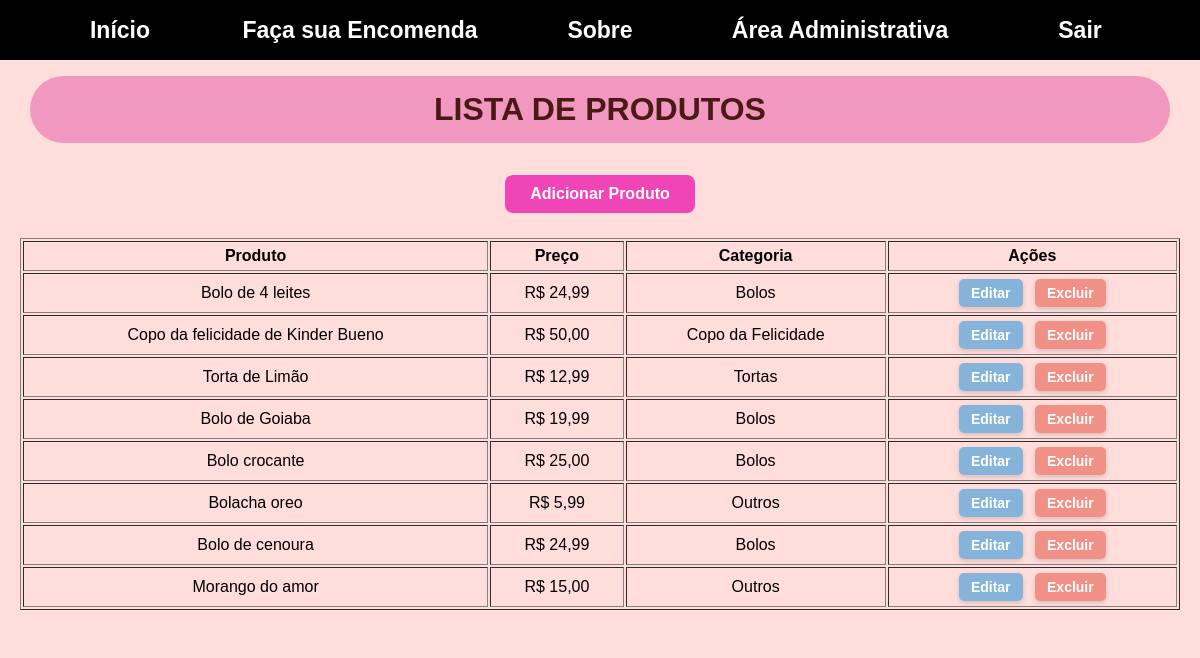
The page /crud/listar_produtos.php (signed in) on the database its author committed.
### tables this page shows
CREATE TABLE `produtos` (
  `id` int(11) NOT NULL,
  `nome` varchar(100) NOT NULL,
  `preco` decimal(10,2) NOT NULL,
  `imagem_url` varchar(255) DEFAULT NULL,
  `descricao` text DEFAULT NULL,
  `categoria_id` int(11) DEFAULT NULL
);

CREATE TABLE `categorias` (
  `id` int(11) NOT NULL,
  `nome` varchar(100) NOT NULL
);

### php/autentica.php (called while the page is built, shortened)
<?php
include 'header.php';
include 'footer.php';
?>

### php/autentica_admin.php (called while the page is built, shortened)
<?php
include 'autentica.php';
?>

### crud/listar_produtos.php (the view)
<?php
include '../php/autentica_admin.php';
include '../php/conect.php';
include '../php/header.php';
$sql = "SELECT produtos.*, categorias.nome AS categoria
        FROM produtos
        LEFT JOIN categorias ON produtos.categoria_id = categorias.id";
$resultado = $conn->query($sql);
?>
<h1 class="titleTop">Lista de Produtos</h1>
<div class="area-botao-topo">
    <a href="cadastrar_produto.php" class="btn-adicionar">Adicionar Produto</a>
</div>
<table border="1" cellpadding="5" class="tabela-centralizada">
    <tr>
        <th>Produto</th>
        <th>Preço</th>
        <th>Categoria</th>
        <th>Ações</th>
    </tr>
    <?php while ($linha = $resultado->fetch_assoc()): ?>
    <tr>
        <td><?= htmlspecialchars($linha['nome']) ?></td>
        <td>R$ <?= number_format($linha['preco'], 2, ',', '.') ?></td>
        <td><?= htmlspecialchars($linha['categoria']) ?></td>
        <td>
            <a href="editar_produto.php?id=<?= $linha['id'] ?>" class="btn-editar">Editar</a>
            <a href="excluir_produto.php?id=<?= $linha['id'] ?>" class="btn-excluir" onclick="return confirm('Tem certeza que deseja excluir esse produto ?')">Excluir</a>
        </td>
    </tr>
    <?php endwhile; ?>
</table>

### php/header.php (shortened to what this page needs)
<!DOCTYPE html>
<html lang="pt-br">
<head>
    <link rel="stylesheet" href="/confeitaria/css/style.css">
</head>
<body>
  <?php include 'menu.php'; ?>
  <div class="content">

### php/menu.php (shortened to what this page needs)
<?php
$pagina_atual = basename($_SERVER['PHP_SELF']);
?>
<div class="sidebar">
    <a <?php if ($pagina_atual == 'index.php') echo 'class="active"'; ?> href="/confeitaria/php/index.php">Início</a>
    <a <?php if ($pagina_atual == 'form.php') echo 'class="active"'; ?> href="/confeitaria/php/form.php">Faça sua Encomenda</a>
    <a <?php if ($pagina_atual == 'about.php') echo 'class="active"'; ?> href="/confeitaria/php/about.php">Sobre</a>
    <?php if (isset($_SESSION['usuario_nome'])): ?>
        <a <?php if ($pagina_atual == 'dashboard.php') echo 'class="active"'; ?> href="/confeitaria/php/dashboard.php">Área Administrativa</a>
        <a href="/confeitaria/php/logout.php">Sair</a> <?php else: ?>
        <a <?php if ($pagina_atual == 'login.php') echo 'class="active"'; ?> href="/confeitaria/php/login.php">Login</a>
    <?php endif; ?>
</div>

### php/footer.php (shortened to what this page needs)
</body>
</html>

### css/style.css (style rules this page uses)
html, body { height: 100%; margin: 0; background-color: #fedddb; font-family: sans-serif; }
.content { padding: 30px 20px 20px 20px; margin-top: 60px; width: auto; background: #fedddb; display: grid; overflow: auto; margin-left: auto; margin-right: auto; }
.content .titleTop { position: fixed; top: 55px; left: 50%; transform: translateX(-50%); width: 95%; max-width: 1200px; padding: 15px 0; background-color: #f098c0; border-radius: 100px; text-align: center; text-transform: uppercase; color: #4b1916; z-index: 999; }
.sidebar { display: flex; justify-content: space-between; align-items: center; background-color: #000; padding: 0; position: fixed; top: 0; left: 0; width: 100%; height: 60px; z-index: 1000; }
.sidebar a { flex: 1; text-align: center; display: flex; justify-content: center; align-items: center; color: white; text-decoration: none; font-size: 23px; font-weight: bold; height: 100%; transition: background-color 0.3s ease, color 0.3s ease; }
.tabela-centralizada th, .tabela-centralizada td { text-align: center; vertical-align: middle; }
.area-botao-topo { margin-top: -25px; margin-bottom: 25px; text-align: center; }
.btn-adicionar { display: inline-block; padding: 10px 25px; background-color: #eb1cadc7; color: white; text-decoration: none; border-radius: 8px; font-weight: bold; font-size: 16px; transition: background-color 0.3s; }
.btn-editar, .btn-excluir { display: inline-block; padding: 6px 12px; color: white; text-decoration: none; border-radius: 5px; font-size: 14px; font-weight: bold; margin: 0 4px; transition: transform 0.2s ease, box-shadow 0.2s ease; box-shadow: 0 2px 5px rgba(0,0,0,0.15); }
.btn-editar { background-color: #3498db98; }
.btn-excluir { background-color: #e74d3c86; }

### rows shown on the page
produtos: nome "Bolo de 4 leites", preco "24,99", categoria.nome "Bolos"
produtos: nome "Copo da felicidade de Kinder Bueno", preco "50,00", categoria.nome "Copo da Felicidade"
produtos: nome "Torta de Limão", preco "12,99", categoria.nome "Tortas"
produtos: nome "Bolo de Goiaba", preco "19,99", categoria.nome "Bolos"
produtos: nome "Bolo crocante", preco "25,00", categoria.nome "Bolos"
produtos: nome "Bolacha oreo", preco "5,99", categoria.nome "Outros"
produtos: nome "Bolo de cenoura", preco "24,99", categoria.nome "Bolos"
produtos: nome "Morango do amor", preco "15,00", categoria.nome "Outros"
